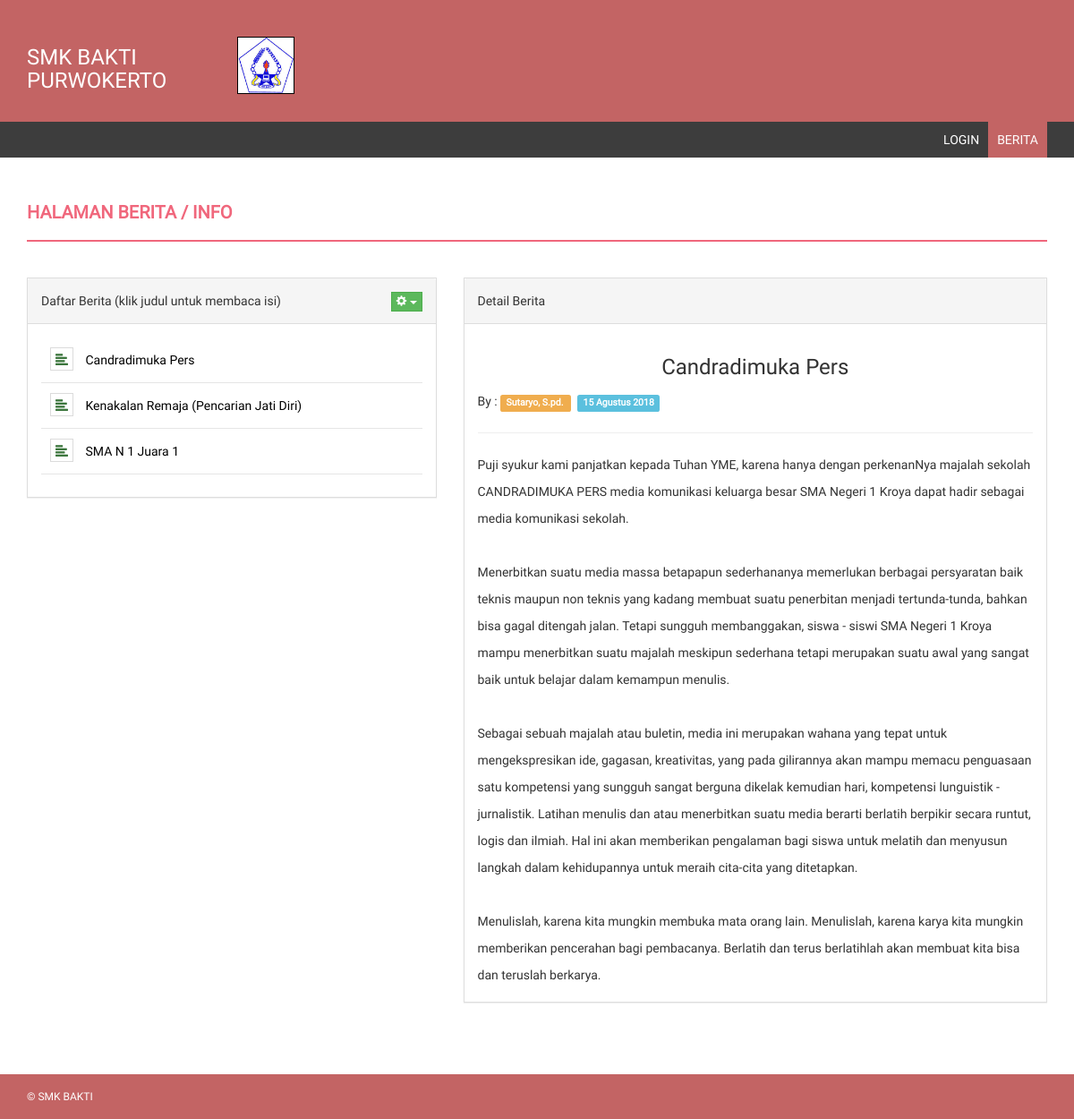
The page /?page=berita&action=detail&id_berita=8 on the database its author committed.
### tables this page shows
CREATE TABLE `tb_berita` (
  `id_berita` int(11) NOT NULL,
  `judul` text NOT NULL,
  `isi` longtext NOT NULL,
  `tgl_posting` date NOT NULL,
  `penerbit` varchar(10) NOT NULL,
  `status` enum('aktif','tidak aktif') NOT NULL
);

CREATE TABLE `tb_pengajar` (
  `id_pengajar` int(11) NOT NULL,
  `nip` varchar(20) NOT NULL,
  `nama_lengkap` varchar(50) NOT NULL,
  `tempat_lahir` varchar(20) DEFAULT NULL,
  `tgl_lahir` date DEFAULT NULL,
  `jenis_kelamin` enum('L','P') DEFAULT NULL,
  `agama` varchar(20) DEFAULT NULL,
  `no_telp` varchar(15) DEFAULT NULL,
  `email` varchar(100) DEFAULT NULL,
  `alamat` text,
  `jabatan` varchar(20) DEFAULT NULL,
  `foto` varchar(100) DEFAULT NULL,
  `web` varchar(60) DEFAULT NULL,
  `username` varchar(40) NOT NULL,
  `password` varchar(40) NOT NULL,
  `pass` varchar(40) NOT NULL,
  `status` enum('aktif','tidak aktif') NOT NULL,
  `mapel` varchar(100) NOT NULL
);

### +koneksi.php (called while the page is built, shortened)
<?php
function tgl_indo($tgl) {
	$tanggal = substr($tgl,8,2);
	$bulan = getBulan(substr($tgl,5,2));
	$tahun = substr($tgl,0,4);
	return $tanggal.' '.$bulan.' '.$tahun;
}
function getBulan($bln){
	switch ($bln){
		case 8:
			return "Agustus";
			break;
	}
}
?>

### inc/berita.php (the view, shortened to what this page needs)
<div class="row">
    <div class="col-md-12">
        <h4 class="page-head-line">Halaman Berita / Info</h4>
    </div>
</div>
<div class="row">
    <div class="col-md-5">
        <div class="notice-board">
            <div class="panel panel-default">
                <div class="panel-heading">
                    Daftar Berita (klik judul untuk membaca isi)
                    <div class="pull-right" >
                        <div class="dropdown">
                          <button class="btn btn-success dropdown-toggle btn-xs" type="button" id="dropdownMenu1" data-toggle="dropdown" aria-expanded="true">
                            <span class="glyphicon glyphicon-cog"></span>
                            <span class="caret"></span>
                          </button>
                        </div>
                    </div>
                </div>
                <div class="panel-body">
                    <ul>
                        <?php
                        $sql_berita = mysqli_query($db, "SELECT * FROM tb_berita WHERE status = 'aktif' ORDER BY tgl_posting DESC LIMIT 0, 4") or die($db->error);
                        while($data_berita = mysqli_fetch_array($sql_berita)) { ?>
                          <li>
                              <?php
                              if(@$_GET['hal'] == 'daftar') { ?>
                                <a href="?hal=daftar&page=berita&action=detail&id_berita=<?php echo $data_berita['id_berita']; ?>">
                                <?php
                              } else { ?>
                                <a href="?page=berita&action=detail&id_berita=<?php echo $data_berita['id_berita']; ?>">
                                <?php
                              } ?>
                               <span class="glyphicon glyphicon-align-left text-success" ></span>
                                <?php echo $data_berita['judul']; ?> &nbsp;
                              </a>
                          </li>
                        <?php
                        } ?>
                    </ul>
                </div>
            </div>
        </div>
    </div>
    <?php
    if(@$_GET['action'] == 'detail') {
    ?>
      <div class="col-md-7">
        <div class="notice-board">
          <div class="panel panel-default">
          <div class="panel-heading">Detail Berita</div>
          <div class="panel-body">
          <?php
          $sql_berita_detail = mysqli_query($db, "SELECT * FROM tb_berita WHERE id_berita = '$_GET[id_berita]'") or die($db->error);
          $data_berita_detail = mysqli_fetch_array($sql_berita_detail);
          ?>
            <h3 align="center"><?php echo $data_berita_detail['judul']; ?></h3>
            By : <span class="label label-warning">
                <?php
                if($data_berita_detail['penerbit'] == 'admin') {
                  echo "Admin";
                } else {
                  $sql_pengajar = mysqli_query($db, "SELECT * FROM tb_pengajar WHERE id_pengajar = '$data_berita_detail[penerbit]'") or die($db->error);
                  $data_pengajar = mysqli_fetch_array($sql_pengajar);
                  echo $data_pengajar['nama_lengkap'];
                } ?>
            </span> &nbsp;
            <span class="label label-info"><?php echo tgl_indo($data_berita_detail['tgl_posting']); ?></span>
            <hr />
            <div>
              <?php echo nl2br($data_berita_detail['isi']); ?>
            </div>
          </div>
          </div>
        </div>
      </div>
    <?php
    } ?>
</div>

### style/assets/css/style.css (style rules this page uses)
body { font-family: 'Roboto', sans-serif; line-height: 30px; }
.page-head-line { font-weight: 900; padding-bottom: 20px; border-bottom: 2px solid #F0677C; text-transform: uppercase; color: #F0677C; font-size: 20px; margin-bottom: 40px; }
.btn { border-radius: 0px; -webkit-border-radius: 0px; -moz-border-radius: 0px; }
.notice-board .panel { border-radius: 0px; -webkit-border-radius: 0px; -moz-border-radius: 0px; }
.notice-board ul { padding-left: 0px; list-style: none; }
.notice-board li { padding: 10px; border-bottom: 1px solid #E5E5E5; }
.notice-board li span { margin-right: 10px; border: 1px solid #DBDBDB; padding: 5px; }
.notice-board li a, li a:hover { text-decoration: none; color: #000; }

### rows shown on the page
tb_berita: judul "Candradimuka Pers", tgl_posting "15 Agustus 2018", isi "Puji syukur kami panjatkan kepada Tuhan YME, karena hanya dengan perkenanNya majalah sekolah CANDRADIMUKA PERS media komunikasi keluarga besar SMA Negeri 1 Kroya dapat hadir sebagai media komunikasi sekolah. Menerbitkan suatu media massa betapapun sederhananya memerlukan berbagai persyaratan baik teknis maupun non teknis yang kadang membuat suatu penerbitan menjadi tertunda-tunda, bahkan bisa gagal ditengah jalan. Tetapi sungguh membanggakan, siswa - siswi SMA Negeri 1 Kroya mampu menerbitkan suatu majalah meskipun sederhana tetapi merupakan suatu awal yang sangat baik untuk belajar dalam kemampun menulis. Sebagai sebuah majalah atau buletin, media ini merupakan wahana yang tepat untuk…"
tb_berita: judul "Kenakalan Remaja (Pencarian Jati Diri)"
tb_berita: judul "SMA N 1 Juara 1"
tb_pengajar: nama_lengkap "Sutaryo, S.pd."
